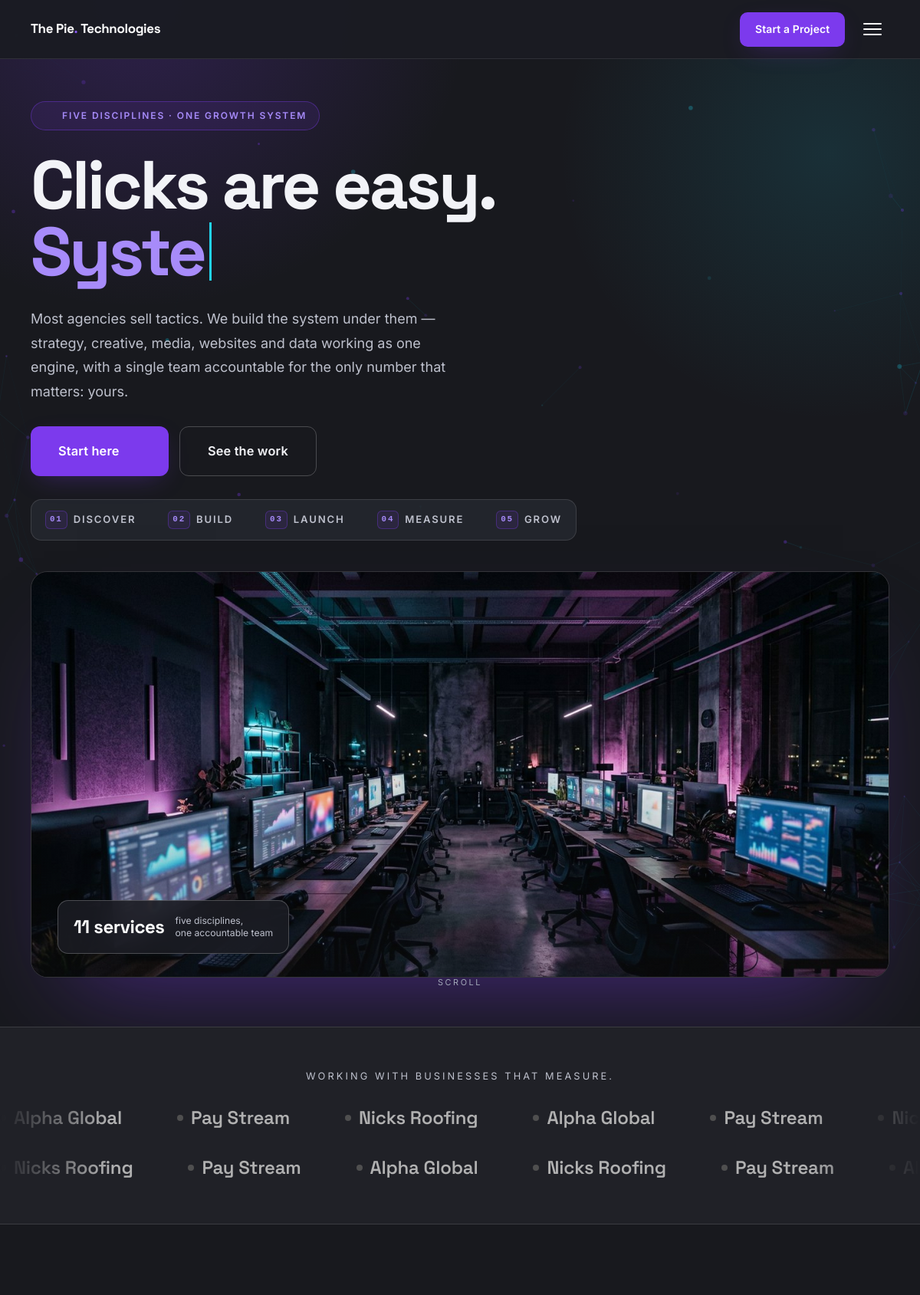
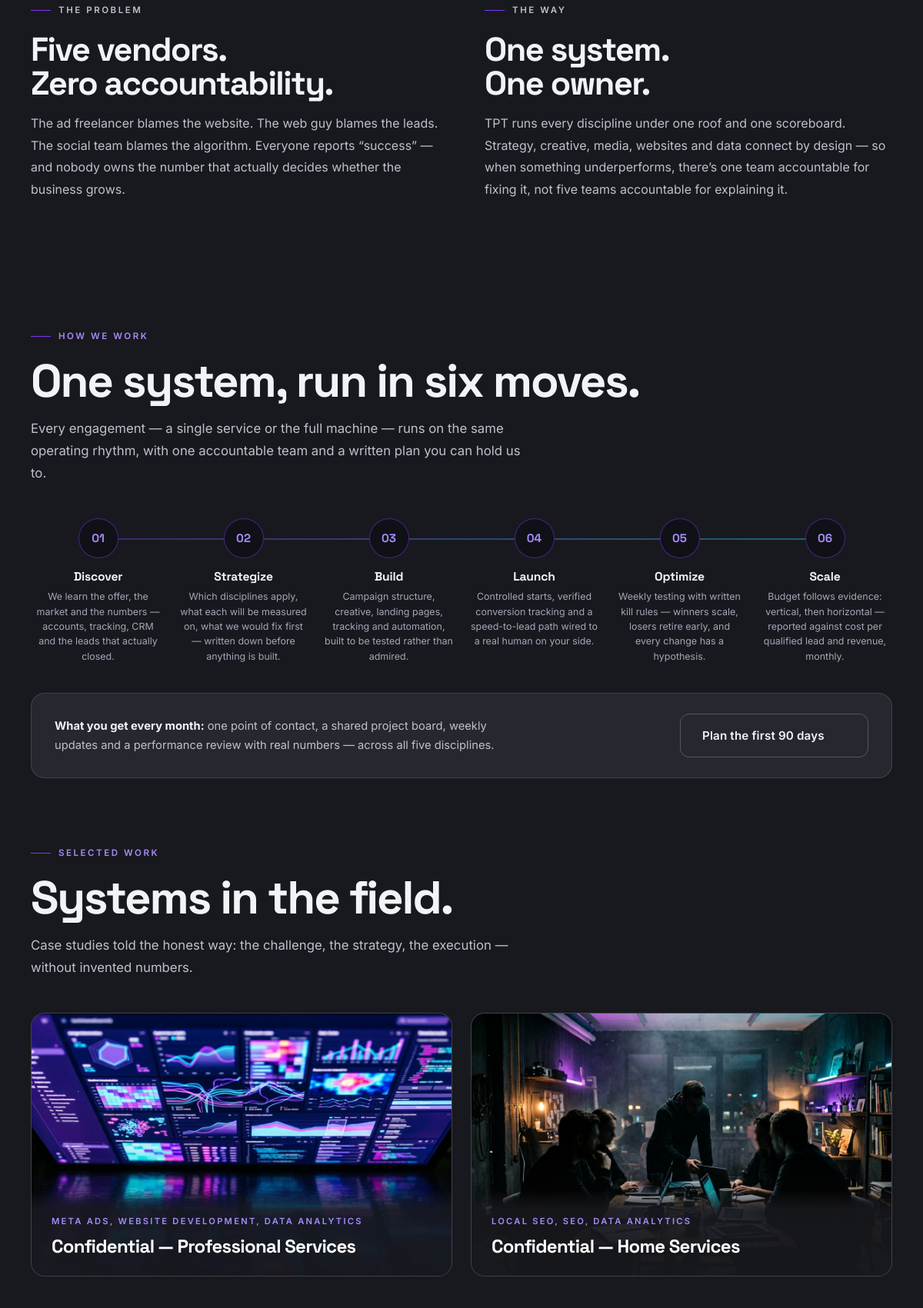
The page / (upper part) on the database its author committed (2 pictures, top to bottom).
### tables this page shows
CREATE TABLE IF NOT EXISTS portfolio (
  id INT AUTO_INCREMENT PRIMARY KEY,
  client_name VARCHAR(150),
  service_category VARCHAR(100),
  industry VARCHAR(100) DEFAULT '',
  slug VARCHAR(255) UNIQUE NOT NULL,
  thumbnail VARCHAR(255),
  challenge TEXT,
  strategy TEXT,
  results TEXT,
  stats_json TEXT,
  chart_data_json TEXT,
  testimonial TEXT,
  testimonial_author VARCHAR(150),
  display_order INT DEFAULT 0,
  is_active TINYINT(1) DEFAULT 1,
  created_at TIMESTAMP DEFAULT CURRENT_TIMESTAMP
);

### includes/functions.php (called while the page is built, shortened)
<?php
function settingsCache($reset = false)
{
    static $cache = null;
    if ($cache !== null) {
        return $cache;
    }
    $cache = array();
    foreach (dbAll('SELECT setting_key, setting_value FROM settings') as $row) {
        $cache[$row['setting_key']] = $row['setting_value'];
    }
    return $cache;
}
function getSetting($key, $default = '')
{
    $all = settingsCache();
    if (isset($all[$key]) && $all[$key] !== null && $all[$key] !== '') {
        return $all[$key];
    }
    return $default;
}
function esc($value)
{
    return htmlspecialchars((string) $value, ENT_QUOTES, 'UTF-8');
}
function url($path = '', $pretty = null)
{
    $path = trim((string) $path, '/');
    if ($pretty === null) {
        $pretty = PRETTY_URLS;
    }
    if ($path !== '' && substr($path, -4) !== '.php' && $pretty && strpos($path, '?') === false) {
        $url = BASE_URL . '/' . $path;
    } elseif ($path !== '' && substr($path, -4) !== '.php' && !$pretty && strpos($path, '?') === false) {
        $url = BASE_URL . '/' . $path . '.php';
    } else {
        $url = BASE_URL . ($path === '' ? '/' : '/' . $path);
    }
    return $url;
}
function asset($path)
{
    return BASE_URL . '/' . ltrim((string) $path, '/');
}
require_once dirname(__DIR__) . '/core/SampleContent.php';
function getPortfolioItems($filter = '')
{
    if (SampleContent::usesFallback('portfolio')) { return array_values(array_filter(SampleContent::all('portfolio'), function ($row) use ($filter) { return !$filter || $row['service_category'] === $filter; })); }
    $sql = 'SELECT * FROM portfolio WHERE is_active = 1';
    $params = array();
    $sql .= ' ORDER BY display_order ASC, id DESC';
    return dbAll($sql, $params);
}

### includes/db.php (called while the page is built, shortened)
<?php
if (!function_exists('dbAll')) {
    function dbAll($sql, $params = array())
    {
        try {
            $st = $GLOBALS['pdo']->prepare($sql);
            $st->execute($params);
            return $st->fetchAll();
        } catch (PDOException $e) {
            error_log('[TPT] Query failed: ' . $e->getMessage() . ' | ' . $sql);
            return array();
        }
    }
}
if (!function_exists('dbOne')) {
    function dbOne($sql, $params = array())
    {
        $rows = dbAll($sql, $params);
        return $rows ? $rows[0] : null;
    }
}

### includes/init.php (called while the page is built, shortened)
<?php
require_once __DIR__ . '/db.php';
require_once __DIR__ . '/functions.php';
require_once __DIR__ . '/data.php';
if (getSetting('maintenance_mode', '0') === '1') {
    $script     = isset($_SERVER['SCRIPT_NAME']) ? $_SERVER['SCRIPT_NAME'] : '';
    $isAdminArea = strpos(parse_url($_SERVER['REQUEST_URI'] ?? '', PHP_URL_PATH), '/admin') === 0 || strpos($script, '/admin/') !== false;
    $allowedIp  = getSetting('maintenance_ip', '');
    $clientIp   = pieClientIp();
    if (!$isAdminArea && !isAdminLoggedIn() && ($allowedIp === '' || $clientIp !== $allowedIp)) {
        http_response_code(503);
        require BASE_PATH . '/maintenance.php';
        exit;
    }
}

### core/SampleContent.php (called while the page is built, shortened)
<?php
class SampleContent
{
    public static function usesFallback($table)
    {
        static $empty = array();
        if (!isset($empty[$table])) {
            $count = DB_OK ? dbOne('SELECT COUNT(*) AS total FROM ' . $table) : null;
            $total = (is_array($count) && isset($count['total'])) ? (int) $count['total'] : -1;
            $empty[$table] = !DB_OK || ($total === 0);
        }
        return $empty[$table];
    }
}

### index.php (the view, shortened to what this page needs)
<?php
require_once __DIR__ . '/includes/init.php';
$portfolio    = array_slice(getPortfolioItems(''), 0, 4);
$clients = array('Alpha Global', 'Pay Stream', 'Nicks Roofing');
require_once __DIR__ . '/includes/header.php';
?>
<section class="hero">
    <div id="particles-js" aria-hidden="true"></div>
    <div class="container hero-inner">
        <span class="hero-eyebrow"><?= icon('sparkle', 14) ?> Five Disciplines · One Growth System</span>
        <h1 class="display hero-title">
            <span class="line">Clicks are easy.</span>
            <span class="typed-line"><span id="typed-text" data-strings="Growth is engineered.|Systems beat tactics.|One owner. One scoreboard.|Engineered to compound."></span><span class="typed-caret" aria-hidden="true"></span></span>
        </h1>
        <p class="hero-sub">Most agencies sell tactics. We build the system under them — strategy, creative, media, websites and data working as one engine, with a single team accountable for the only number that matters: yours.</p>
        <div class="hero-ctas">
            <a href="<?= url('contact') ?>" class="btn btn-primary btn-lg btn-magnetic" data-contact-modal>Start here <?= icon('arrow-r', 18) ?></a>
            <a href="<?= url('portfolio') ?>" class="btn btn-ghost btn-lg btn-magnetic">See the work</a>
        </div>
        <div class="hero-loop" aria-label="The TPT growth loop">
            <?php foreach (array('Discover', 'Build', 'Launch', 'Measure', 'Grow') as $li => $loopStep): ?>
            <span class="loop-step"><i class="mono"><?= str_pad((string) ($li + 1), 2, '0', STR_PAD_LEFT) ?></i><?= esc($loopStep) ?></span>
            <?php if ($li < 4): ?><span class="loop-arrow" aria-hidden="true"><?= icon('arrow-r', 14) ?></span><?php endif; ?>
            <?php endforeach; ?>
        </div>
        <div class="hero-visual" data-aos="fade-up" data-aos-delay="150">
            <img src="<?= asset('assets/images/hero-studio.jpg') ?>" alt="The Pie Technologies studio at night, screens glowing with campaign dashboards" width="1376" height="768" fetchpriority="high">
            <div class="hero-float-stat">
                <strong>11 services</strong>
                <span>five disciplines,<br>one accountable team</span>
            </div>
        </div>
    </div>
    <div class="scroll-indicator" aria-hidden="true">
        <span>Scroll</span>
        <?= icon('arrow-d', 18) ?>
    </div>
</section>
<section class="marquee-section" aria-label="Clients">
    <p class="marquee-label">Working with businesses that measure.</p>
    <div class="marquee">
        <div class="marquee-track">
            <?php for ($loop = 0; $loop < 4; $loop++): foreach ($clients as $client): ?>
            <span class="marquee-item"><i class="dot"></i><?= esc($client) ?></span>
            <?php endforeach; endfor; ?>
        </div>
    </div>
    <div class="marquee rev">
        <div class="marquee-track">
            <?php for ($loop = 0; $loop < 4; $loop++): foreach (array_reverse($clients) as $client): ?>
            <span class="marquee-item"><i class="dot"></i><?= esc($client) ?></span>
            <?php endforeach; endfor; ?>
        </div>
    </div>
</section>
<section class="section" aria-label="The problem and the way">
    <div class="container">
        <div class="split">
            <div class="copy" data-aos="fade-up">
                <p class="eyebrow">The problem</p>
                <h2 class="section-title" style="font-size:clamp(1.8rem,3.6vw,2.9rem)">Five vendors.<br>Zero accountability.</h2>
                <p>The ad freelancer blames the website. The web guy blames the leads. The social team blames the algorithm. Everyone reports “success” — and nobody owns the number that actually decides whether the business grows.</p>
            </div>
            <div class="copy" data-aos="fade-up" data-aos-delay="120">
                <p class="eyebrow">The way</p>
                <h2 class="section-title" style="font-size:clamp(1.8rem,3.6vw,2.9rem)">One system.<br>One owner.</h2>
                <p>TPT runs every discipline under one roof and one scoreboard. Strategy, creative, media, websites and data connect by design — so when something underperforms, there’s one team accountable for fixing it, not five teams accountable for explaining it.</p>
            </div>
        </div>
    </div>
</section>
<section class="section how-section" aria-labelledby="howHeading">
    <div class="container">
        <div class="section-head" data-aos="fade-up">
            <p class="eyebrow">How we work</p>
            <h2 class="section-title" id="howHeading">One system, run in six moves.</h2>
            <p class="section-lead">Every engagement — a single service or the full machine — runs on the same operating rhythm, with one accountable team and a written plan you can hold us to.</p>
        </div>
        <div class="stepper stepper-6" role="list">
            <div class="step" role="listitem" data-aos="fade-up">
                <span class="dot mono">01</span>
                <div>
                    <h4>Discover</h4>
                    <p>We learn the offer, the market and the numbers — accounts, tracking, CRM and the leads that actually closed.</p>
                </div>
            </div>
            <div class="step" role="listitem" data-aos="fade-up" data-aos-delay="70">
                <span class="dot mono">02</span>
                <div>
                    <h4>Strategize</h4>
                    <p>Which disciplines apply, what each will be measured on, what we would fix first — written down before anything is built.</p>
                </div>
            </div>
            <div class="step" role="listitem" data-aos="fade-up" data-aos-delay="140">
                <span class="dot mono">03</span>
                <div>
                    <h4>Build</h4>
                    <p>Campaign structure, creative, landing pages, tracking and automation, built to be tested rather than admired.</p>
                </div>
            </div>
            <div class="step" role="listitem" data-aos="fade-up" data-aos-delay="210">
                <span class="dot mono">04</span>
                <div>
                    <h4>Launch</h4>
                    <p>Controlled starts, verified conversion tracking and a speed-to-lead path wired to a real human on your side.</p>
                </div>
            </div>
            <div class="step" role="listitem" data-aos="fade-up" data-aos-delay="280">
                <span class="dot mono">05</span>
                <div>
                    <h4>Optimize</h4>
                    <p>Weekly testing with written kill rules — winners scale, losers retire early, and every change has a hypothesis.</p>
                </div>
            </div>
            <div class="step" role="listitem" data-aos="fade-up" data-aos-delay="350">
                <span class="dot mono">06</span>
                <div>
                    <h4>Scale</h4>
                    <p>Budget follows evidence: vertical, then horizontal — reported against cost per qualified lead and revenue, monthly.</p>
                </div>
            </div>
        </div>
        <div class="how-foot" data-aos="fade-up">
            <p><strong>What you get every month:</strong> one point of contact, a shared project board, weekly updates and a performance review with real numbers — across all five disciplines.</p>
            <a class="btn btn-ghost btn-magnetic" href="<?= url('contact') ?>" data-contact-modal>Plan the first 90 days <?= icon('arrow-r', 18) ?></a>
        </div>
    </div>
</section>
<?php if ($portfolio): ?>
<section class="section" style="padding-top:0">
    <div class="container">
        <div class="section-head" data-aos="fade-up">
            <p class="eyebrow">Selected Work</p>
            <h2 class="section-title">Systems in the field.</h2>
            <p class="section-lead">Case studies told the honest way: the challenge, the strategy, the execution — without invented numbers.</p>
        </div>
        <div class="work-grid">
            <?php foreach ($portfolio as $i => $item): $stats = jsonCol($item['stats_json']); $firstStat = $stats ? array_slice($stats, 0, 1) : array(); ?>
            <a class="work-card" href="<?= url('portfolio/' . $item['slug']) ?>" data-aos="fade-up" data-aos-delay="<?= $i * 90 ?>">
                <div class="work-media">
                    <img src="<?= asset($item['thumbnail'] !== '' ? $item['thumbnail'] : 'assets/images/placeholder.svg') ?>" alt="<?= esc($item['client_name']) ?> case study" loading="lazy">
                </div>
                <div class="work-body">
                    <span class="work-cat"><?= esc($item['service_category']) ?></span>
                    <h3 class="work-title"><?= esc($item['client_name']) ?></h3>
                </div>
            </a>
            <?php endforeach; ?>
        </div>
    </div>
</section>
<?php endif; ?>
<?php require_once __DIR__ . '/includes/footer.php'; ?>

### assets/css/style.css (style rules this page uses)
:root { --bg:#18191e; --bg-soft:#202127; --surface:#262830; --surface-2:#2e303a; --line:rgba(255,255,255,.12); --line-strong:rgba(255,255,255,.22); --text:#f2f3f7; --muted:#bec1cd; --muted-2:#a2a8b8; --violet:#7c3aed; --violet-2:#8b5cf6; --violet-soft:#a78bfa; --violet-glow:rgba(124,58,237,.38); --cyan:#22d3ee; --amber:#f59e0b; --green:#22c55e; --red:#ef4444; --radius:16px; --radius-sm:10px; --font-display:'Space Grotesk','Inter',system-ui,-apple-system,'Segoe UI',sans-serif; --font-body:'Inter',system-ui,-apple-system,'Segoe UI',sans-serif; --container:1240px; --gutter:clamp(18px,4vw,40px); --section:clamp(56px,6.6vw,100px); --ease:cubic-bezier(.22,1,.36,1); --nav-h:76px; }
*,*::before,*::after { box-sizing:border-box }
html { overflow-x:clip;-webkit-text-size-adjust:100%;scroll-behavior:smooth;scroll-padding-top:calc(var(--nav-h) + 14px) }
body { margin:0;background:var(--bg);color:var(--text); font-family:var(--font-body);font-size:16px;line-height:1.65; -webkit-font-smoothing:antialiased;text-rendering:optimizeLegibility; overflow-x:clip; }
img,svg,video { max-width:100%;display:block }
h1,h2,h3,h4,h5 { margin:0;font-family:var(--font-display);font-weight:700;letter-spacing:-.03em;line-height:1.05 }
p { margin:0 }
html { scrollbar-color:#666b7c var(--bg) }
.container { width:min(100% - (var(--gutter) * 2),var(--container));margin-inline:auto }
.section { padding-block:var(--section) }
.eyebrow { display:inline-flex;align-items:center;gap:10px; font-size:.72rem;font-weight:600;letter-spacing:.22em;text-transform:uppercase; color:var(--violet-soft);margin:0 0 18px; }
.eyebrow::before { content:"";width:26px;height:1px;background:var(--violet); }
.section-head { max-width:820px;margin-bottom:clamp(26px,3.6vw,44px) }
.section-title { font-size:clamp(2.1rem,5vw,4rem);letter-spacing:-.035em;line-height:1.02 }
.section-lead { margin-top:16px;color:var(--muted);font-size:clamp(1rem,1.4vw,1.15rem);line-height:1.75;max-width:640px }
.display { font-size:clamp(2.6rem,7.4vw,5.7rem);line-height:.98;letter-spacing:-.04em }
.mono { font-family:ui-monospace,SFMono-Regular,Menlo,Consolas,monospace }
.btn { display:inline-flex;align-items:center;justify-content:center;gap:10px; padding:15px 28px;border-radius:12px;font-weight:600;font-size:.95rem;letter-spacing:.01em; transition:transform .25s var(--ease),box-shadow .25s var(--ease),background .25s,border-color .25s,color .25s; will-change:transform;white-space:nowrap; }
.btn-lg { padding:18px 36px;font-size:1.02rem }
.btn-primary { background:var(--violet);color:#fff;box-shadow:0 10px 34px -12px var(--violet-glow) }
.btn-ghost { border:1px solid var(--line-strong);color:var(--text);background:transparent }

### assets/css/refinements.css (style rules this page uses)
img { max-width:100% }
.how-foot { display:flex;flex-wrap:wrap;gap:16px 24px;align-items:center;justify-content:space-between; margin-top:clamp(24px,3.2vw,38px);padding:clamp(18px,2.4vw,26px) clamp(18px,2.6vw,30px); border:1px solid var(--line);border-radius:18px;background:var(--surface); }
.how-foot p { color:var(--muted);font-size:.92rem;line-height:1.65;max-width:62ch;margin:0 }
.how-foot strong { color:var(--text) }
.how-foot .btn { flex:none }

### rows shown on the page
portfolio: thumbnail (picture), service_category "META ADS, WEBSITE DEVELOPMENT, DATA ANALYTICS", client_name "Confidential — Professional Services"
portfolio: thumbnail (picture), service_category "LOCAL SEO, SEO, DATA ANALYTICS", client_name "Confidential — Home Services"

### other values the page prints
str_pad((string) ($li + 1), 2, '0', STR_PAD_LEFT) "01"
$loopStep "DISCOVER"
str_pad((string) ($li + 1), 2, '0', STR_PAD_LEFT) "02"
$loopStep "BUILD"
str_pad((string) ($li + 1), 2, '0', STR_PAD_LEFT) "03"
$loopStep "LAUNCH"
str_pad((string) ($li + 1), 2, '0', STR_PAD_LEFT) "04"
$loopStep "MEASURE"
str_pad((string) ($li + 1), 2, '0', STR_PAD_LEFT) "05"
$loopStep "GROW"
$client "Alpha Global"
$client "Pay Stream"
$client "Nicks Roofing"
